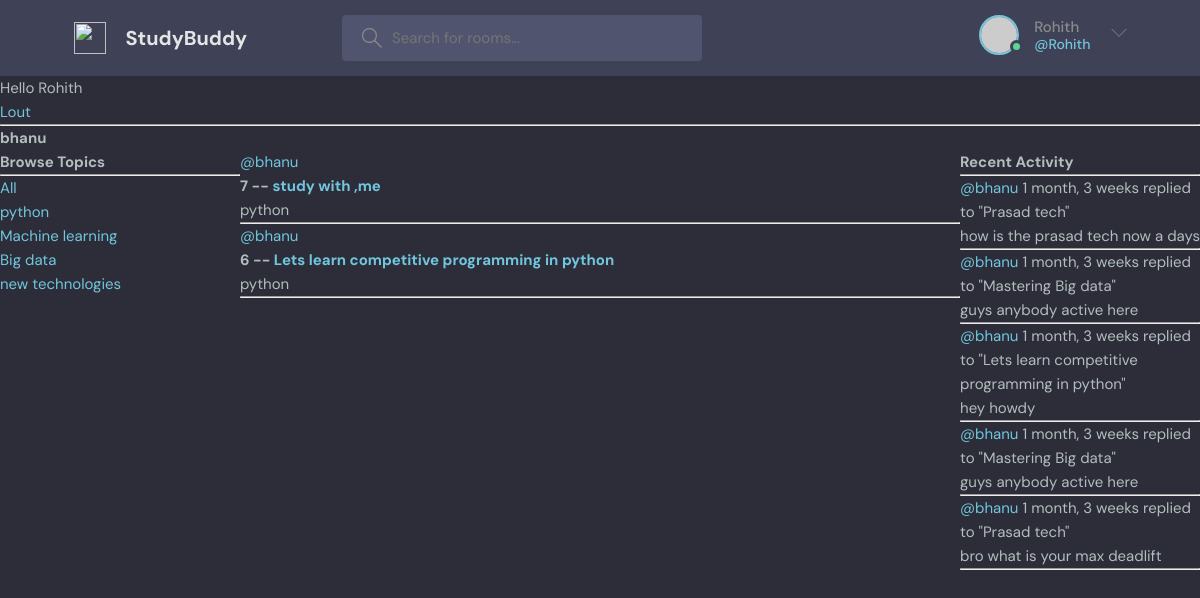
The page /userprofile/1 (signed in) on the database its author committed.
### base/models.py (models this page shows, shortened)
class Topic(models.Model):
     name = models.CharField(max_length=200)

class Room(models.Model):
    host = models.ForeignKey(User,on_delete=models.SET_NULL,null=True)
    topic = models.ForeignKey(Topic,on_delete=models.SET_NULL,null=True)
    name = models.CharField(max_length=200)
    description = models.TextField(null=True,blank=True)
    participants =models.ManyToManyField(User,related_name='participants',blank=True)
    updated = models.DateTimeField(auto_now=True)
    created = models.DateTimeField(auto_now_add=True)
    class Meta:
        ordering = ['-updated','-created']
    def __str__(self):
        return self.name

class Message(models.Model):
    user = models.ForeignKey(User,on_delete=models.CASCADE)
    room = models.ForeignKey(Room,on_delete=models.CASCADE)
    body = models.TextField()
    updated = models.DateTimeField(auto_now=True)
    created = models.DateTimeField(auto_now_add=True)
    class Meta:
        ordering = ['-updated','-created']
    def __str__(self):
        return self.body[0:50]

### base/views.py (the view)
# urls.py: path('userprofile/<str:pk>',views.userprofile,name="user-profile"),
def userprofile(request,pk):
    user = User.objects.get(id=pk)
    rooms = user.room_set.all()
    room_messages = user.message_set.all()
    topics = Topic.objects.all()
    context ={'user':user,'rooms':rooms,'topics':topics,'room_messages':room_messages}
    return render(request,'base/profile.html',context)

### base/templates/base/profile.html (shortened to what this page needs)
{% extends 'main.html' %}
{% block content %}
<h1>{{user.username}}</h1>
<div class="profile-container">
    <div>
    {% include 'base/topics_component.html' %}
    </div>
    <div>
    {% include 'base/feed_component.html' %}
    </div>
    <div>
        {% include 'base/activity_component.html' %}
    </div>
</div>
{% endblock content %}

### templates/navbar.html (shortened to what this page needs)
<header class="header header--loggedIn">
    <div class="container">
      <a href="{% url 'home' %}" class="header__logo">
        <img src="assets/logo.svg" />
        <h1>StudyBuddy</h1>
      </a>
      <form class="header__search" method="GET" action="{% url 'home' %}">
        <label>
          <input name="q" placeholder="Search for rooms..." />
        </label>
      </form>
      <nav class="header__menu">
    {% if request.user.is_authenticated %}
        <div class="header__user">
          <a href="profile.html">
            <div class="avatar avatar--medium active">
              <img src="https://randomuser.me/api/portraits/men/37.jpg" />
            </div>
            <p> {{request.user.username}} <span>@{{request.user.username}} </span></p>
          </a>
          <button class="dropdown-button">
            <svg version="1.1" xmlns="http://www.w3.org/2000/svg" width="32" height="32" viewBox="0 0 32 32">
              <title>chevron-down</title>
              <path d="M16 21l-13-13h-3l16 16 16-16h-3l-13 13z"></path>
            </svg>
          </button>
        </div>
        {% else %}
         <a href="{% url 'login' %}">
          <img src="./assets/avatar.svg" />
          <p>Login</p>
        </a>
        {% endif %}
      </nav>
    </div>
  </header>
{% if request.user.is_authenticated %}
<p>Hello {{request.user.username}}</p>
<a href="{% url 'logout' %}">Lout</a>
{% else %}
<a href="{% url 'login' %}">Login</a>
{% endif %}
<hr>

### base/templates/base/topics_component.html
<h3>Browse Topics</h3>
<hr>
<div>
    <a href="{% url 'home' %}"> All </a>
</div>
{% for topic in topics %}
    <div>
        <a href="{% url 'home' %}?q={{topic.name}}" > {{topic.name}} </a>
    </div>
{% endfor%}

### base/templates/base/feed_component.html (shortened to what this page needs)
<div>
    {% for room in rooms %}
    <div>
     <a href="{% url 'user-profile' room.host.id %}">@{{room.host.username}}</a>
        <h5>{{room.id}} -- <a href="/room/{{room.id}}">{{ room.name }}</a></h5>
        <small>{{room.topic.name}} </small>
        <hr>
    </div>
    {% endfor %}
 </div>

### base/templates/base/activity_component.html (shortened to what this page needs)
<h3>Recent Activity</h3>
    <hr>
    {% for room_message in room_messages %}
        <div>
            <small><a href="{% url 'user-profile' room_message.user.id %}"> @{{room_message.user}} </a>  {{room_message.created|timesince}} </small>
            <small>replied to "{{room_message.room}}" </small>
            <p>{{room_message}}</p>
            <hr>
        </div>
    {% endfor %}

### static/styles/style.css (style rules this page uses)
:root { --color-main: #71c6dd; --color-main-light: #e1f6fb; --color-dark: #3f4156; --color-dark-medium: #51546e; --color-dark-light: #696d97; --color-light: #e5e5e5; --color-gray: #8b8b8b; --color-light-gray: #b2bdbd; --color-bg: #2d2d39; --color-success: #5dd693; --color-error: #fc4b0b; }
* { font-family: "DM Sans", -apple-system, BlinkMacSystemFont, "Segoe UI", Roboto, Oxygen, Ubuntu, Cantarell, "Open Sans", "Helvetica Neue", sans-serif; margin: 0; padding: 0; box-sizing: border-box; text-rendering: optimizeLegibility; font-size: inherit; }
html { font-size: 56.25%; }
@media only screen and (min-width: 1200px) { html { font-size: 62.5%; } }
body { line-height: 1.6; font-weight: 400; font-size: 1.5rem; color: var(--color-light-gray); background-color: var(--color-bg); min-height: 100vh; }
img { width: 100%; }
a { display: inline-block; color: var(--color-main); text-decoration: none; }
.container { max-width: 120rem; width: 90%; margin: auto; }
.avatar { position: relative; display: inline-block; border-radius: 50%; border: 2px solid var(--color-main); }
.avatar img { display: block; border-radius: 50%; object-fit: cover; object-position: center; }
.avatar::after { content: ""; display: block; position: absolute; background-color: var(--color-gray); z-index: 111; border-radius: 50%; border: 0.3rem solid var(--color-dark); }
.avatar.active::after { background-color: var(--color-success); }
.avatar.avatar--medium img { width: 3.6rem; height: 3.6rem; border-radius: 50%; }
.avatar.avatar--medium:after { width: 0.7rem; height: 0.7rem; bottom: 0px; right: -6px; }
.header { padding: 1.5rem; background-color: var(--color-dark); }
.header > .container { display: flex; gap: 9.5rem; }
.header__logo, .header__user { display: flex; gap: 2rem; align-items: center; }
.header__logo > img { height: 3.2rem; width: 3.2rem; }
.header__logo > h1 { font-weight: 700; font-size: 2rem; color: var(--color-light); }
.header__search > label { background-color: var(--color-dark-medium); padding: 1.3rem 1rem; display: flex; align-items: center; gap: 1rem; border-radius: 4px; }
.header__search svg { fill: var(--color-gray); width: 2rem; height: 2rem; margin-left: 1rem; }
.header__search input { width: 30rem; background: transparent; border: none; outline: none; color: var(--color-light); }
.header__menu { margin-left: auto; position: relative; }
.header__menu a { display: flex; gap: 1.5rem; align-items: center; font-weight: 500; text-decoration: none; color: var(--color-gray); }
.header__menu img { height: 3.6rem; }
.header__menu p { line-height: 1.2; }
.header__menu span { color: var(--color-main); font-weight: 500; font-size: 1.4rem; display: block; }
.header__menu svg { width: 1.6rem; height: 1.6rem; fill: var(--color-dark-light); }
.dropdown-button { background: transparent; border: 0; outline: 0; cursor: pointer; }

### base/templates/base/profile.html (style rules this page uses)
.profile-container { display:grid; grid-template-columns: 1fr 3fr 1fr; }

### rows shown on the page
Topic: name "python"
Topic: name "Machine learning"
Topic: name "Big data"
Topic: name "new technologies"
Room: host.username "bhanu", id "7", name "study with ,me", topic.name "python"
Room: host.username "bhanu", id "6", name "Lets learn competitive programming in python", topic.name "python"
Message: user "bhanu", created "1 month, 3 weeks", room "Prasad tech", body "how is the prasad tech now a days"
Message: user "bhanu", created "1 month, 3 weeks", room "Mastering Big data", body "guys anybody active here"
Message: user "bhanu", created "1 month, 3 weeks", room "Lets learn competitive programming in python", body "hey howdy"
Message: user "bhanu", created "1 month, 3 weeks", room "Mastering Big data", body "guys anybody active here"
Message: user "bhanu", created "1 month, 3 weeks", room "Prasad tech", body "bro what is your max deadlift"

### other values the page prints
{{ request.user.username }} "Rohith"
{{ user.username }} "bhanu"
